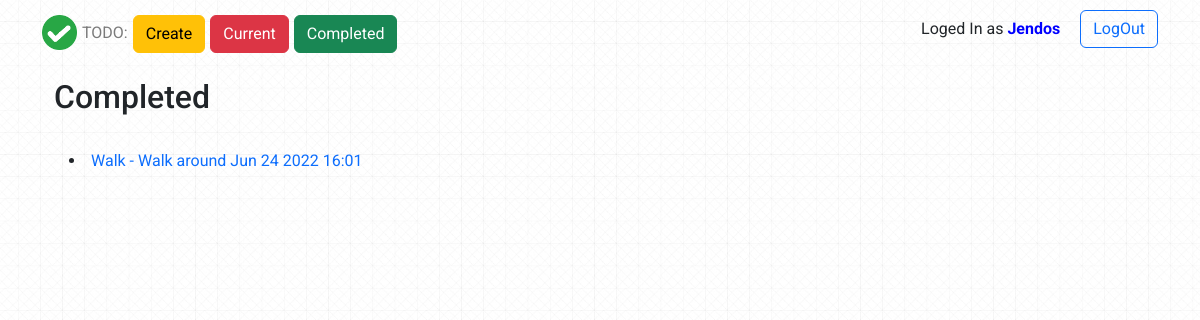
/completed/ (signed in), run on the app's committed database.
### todo/models.py (models this page shows, shortened)
class ToDo(models.Model):
    title = models.CharField(max_length=100)
    memo = models.TextField(blank=True)
    date = models.DateTimeField(auto_now_add=True)
    date_completed = models.DateTimeField(null=True, blank=True)
    important = models.BooleanField(default=False)
    user = models.ForeignKey(User, on_delete=models.CASCADE)

### todo/views.py (the view)
# urls.py: path('completed/', views.completedtodos, name = 'completedtodos'),
@login_required
def completedtodos(request):
    todos = ToDo.objects.filter(user=request.user, date_completed__isnull=False).order_by('-date_completed')
    return render(request, 'todo/completedtodos.html', {'todos':todos})

### todo/templates/todo/completedtodos.html (shortened to what this page needs)
{% extends 'todo/base.html' %}
{% block content %}
<div class="container">
    <div class="completed-block">
        <h2>Completed</h2>
        <div class="completed-tasks">
            <ul>
                {% for todo in todos %}
                <li>
                    <div class="completed-todo">
                        <a href="{% url 'viewtodo' todo.id %}">
                            {% if not todo.important %}<div class="completed-not-imortant"> {{ todo.title }} {% if todo.memo %} - {{ todo.memo }} {% endif %} {{ todo.date_completed|date:'M j Y H:i' }}</div>   {% endif %}
                        </a>
                    </div>
                </li>
                {% endfor %}
            </ul>
        </div>
    </div>
</div>
{% endblock %}

### todo/templates/todo/base.html (shortened to what this page needs)
{% load static %}
<!doctype html>
<html lang="en">
  <head>
    <link href="https://cdn.jsdelivr.net/npm/bootstrap@5.2.0-beta1/dist/css/bootstrap.min.css" rel="stylesheet">
    <link rel="stylesheet" href="{% static 'css/style.css'%}">
  </head>
  <body>
    <div class="header">
        <div class="container">
            <nav>
                <div class="menu col-md-8">
                    <div class="menu_btn">
                        <a class="logo-ref" href="/">
                            <img src="{% static 'img/Logo.png' %}" width="35" height="35" class="d-inline-block align-top" alt="Logo">
                            <div class="logo_title">TODO:</div>
                        </a>
                        <a href="{% url 'createtodo' %}">
                            <button type="button" class="btn btn-warning">Create</button>
                        </a>
                        <a href="{% url 'currenttodos' %}">
                            <button type="button" class="btn btn-danger">Current</button>
                        </a>
                        <a href="{% url 'completedtodos' %}">
                            <button type="button" class="btn btn-success">Completed</button>
                        </a>
                    </div>
                </div>
                <div class="logout col-md-4">
                    {% if user.is_authenticated  %}
                    <div class="user_name_loggin">Loged In as <span>{{ user.username }}</span></div>
                    <form  action="{% url 'logoutuser' %}" method="POST">
                    <button type="submit" class="btn btn-outline-primary">LogOut</button>
                    </form>
                    {% endif %}
                </div>
            </nav>
        </div>
    </div>
    <div class="container">
        {% block content %}{% endblock %}
    </div>
  </body>
</html>

### static/css/style.css (style rules this page uses)
body { font-family: Roboto; background: url('../img/bg_middle.jpg') center center/ cover repeat; }
nav { margin-top: 10px; display: flex; }
.menu { display: flex; align-content: center; padding: 5px 0 5px 0; }
.menu .menu_btn { display: flex; }
.menu .logo-ref { display: flex; }
.menu a { margin-right: 5px; text-decoration: none; }
.menu .menu_btn .logo_title { color:rgb(122, 122, 122); text-align: center; line-height: 36px; }
.menu .menu_btn img { margin-right: 5px; }
.logout { display: flex; justify-content: right; align-content: center; }
.logout .user_name_loggin { margin-right: 20px; padding: 7px 0 5px 0; }
.logout .user_name_loggin span { color: blue; font-weight: bold; }
.completed-block { margin-top: 20px; }
.completed-tasks { margin-top: 20px; }
.completed-todo a { text-decoration: none; }
.completed-todo { padding-top: 5px; }
.completed-not-imortant { background-color: none; padding: 8px 0 10px 5px; }

### data on the page
ToDo: title "Walk", memo "Walk around", date_completed "Jun 24 2022 16:01"

### other printed values
{{ user.username }} "Jendos"
